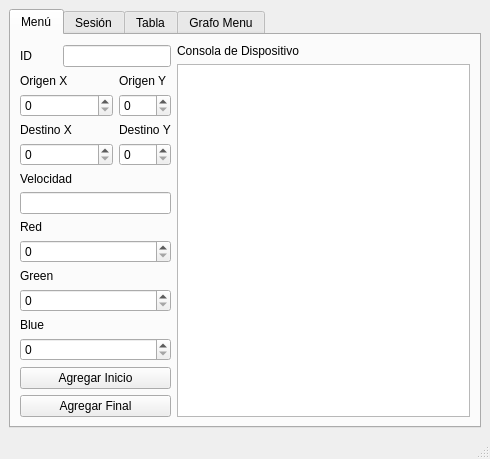
<?xml version="1.0" encoding="UTF-8"?>
<ui version="4.0">
 <class>MainWindow</class>
 <widget class="QMainWindow" name="MainWindow">
  <property name="geometry">
   <rect>
    <x>0</x>
    <y>0</y>
    <width>490</width>
    <height>458</height>
   </rect>
  </property>
  <property name="windowTitle">
   <string>MainWindow</string>
  </property>
  <widget class="QWidget" name="centralwidget">
   <layout class="QVBoxLayout" name="verticalLayout">
    <item>
     <widget class="QTabWidget" name="tabWidget">
      <property name="currentIndex">
       <number>0</number>
      </property>
      <widget class="QWidget" name="tab">
       <attribute name="title">
        <string>Menú</string>
       </attribute>
       <layout class="QGridLayout" name="gridLayout">
        <item row="1" column="3" rowspan="15">
         <widget class="QPlainTextEdit" name="firstConsole"/>
        </item>
        <item row="9" column="0" colspan="3">
         <widget class="QSpinBox" name="agregarRed">
          <property name="maximum">
           <number>255</number>
          </property>
         </widget>
        </item>
        <item row="13" column="0" colspan="3">
         <widget class="QSpinBox" name="agregarBlue">
          <property name="maximum">
           <number>255</number>
          </property>
         </widget>
        </item>
        <item row="15" column="0" colspan="3">
         <widget class="QPushButton" name="agregaFinalButton">
          <property name="minimumSize">
           <size>
            <width>137</width>
            <height>0</height>
           </size>
          </property>
          <property name="text">
           <string>Agregar Final</string>
          </property>
         </widget>
        </item>
        <item row="0" column="3">
         <widget class="QLabel" name="Consola_de_Dispositivo_Lbl">
          <property name="text">
           <string>Consola de Dispositivo</string>
          </property>
         </widget>
        </item>
        <item row="5" column="0" colspan="2">
         <widget class="QSpinBox" name="agregarDestinoX">
          <property name="maximum">
           <number>500</number>
          </property>
         </widget>
        </item>
        <item row="11" column="0" colspan="3">
         <widget class="QSpinBox" name="agregarGreen">
          <property name="maximum">
           <number>255</number>
          </property>
         </widget>
        </item>
        <item row="0" column="0" rowspan="2">
         <widget class="QLabel" name="label_9">
          <property name="text">
           <string>ID</string>
          </property>
         </widget>
        </item>
        <item row="3" column="0" colspan="2">
         <widget class="QSpinBox" name="agregarOrigenX">
          <property name="maximum">
           <number>500</number>
          </property>
         </widget>
        </item>
        <item row="2" column="0" colspan="2">
         <widget class="QLabel" name="label_7">
          <property name="text">
           <string>Origen X</string>
          </property>
         </widget>
        </item>
        <item row="8" column="0">
         <widget class="QLabel" name="label_4">
          <property name="text">
           <string>Red</string>
          </property>
         </widget>
        </item>
        <item row="4" column="2">
         <widget class="QLabel" name="label_2">
          <property name="text">
           <string>Destino Y</string>
          </property>
         </widget>
        </item>
        <item row="5" column="2">
         <widget class="QSpinBox" name="agregarDestinoY">
          <property name="maximum">
           <number>500</number>
          </property>
         </widget>
        </item>
        <item row="2" column="2">
         <widget class="QLabel" name="label_8">
          <property name="text">
           <string>Origen Y</string>
          </property>
         </widget>
        </item>
        <item row="14" column="0" colspan="3">
         <widget class="QPushButton" name="agregarInicioButton">
          <property name="minimumSize">
           <size>
            <width>137</width>
            <height>0</height>
           </size>
          </property>
          <property name="text">
           <string>Agregar Inicio</string>
          </property>
         </widget>
        </item>
        <item row="0" column="1" rowspan="2" colspan="2">
         <widget class="QLineEdit" name="agregarID">
          <property name="inputMethodHints">
           <set>Qt::ImhDigitsOnly|Qt::ImhPreferNumbers</set>
          </property>
         </widget>
        </item>
        <item row="7" column="0" colspan="3">
         <widget class="QLineEdit" name="agregarVelocidad">
          <property name="inputMethodHints">
           <set>Qt::ImhDigitsOnly|Qt::ImhPreferNumbers</set>
          </property>
         </widget>
        </item>
        <item row="4" column="0" colspan="2">
         <widget class="QLabel" name="label">
          <property name="text">
           <string>Destino X</string>
          </property>
         </widget>
        </item>
        <item row="10" column="0" colspan="2">
         <widget class="QLabel" name="label_5">
          <property name="text">
           <string>Green</string>
          </property>
         </widget>
        </item>
        <item row="6" column="0" colspan="2">
         <widget class="QLabel" name="label_3">
          <property name="text">
           <string>Velocidad</string>
          </property>
         </widget>
        </item>
        <item row="12" column="0">
         <widget class="QLabel" name="label_6">
          <property name="text">
           <string>Blue</string>
          </property>
         </widget>
        </item>
        <item row="3" column="2">
         <widget class="QSpinBox" name="agregarOrigenY">
          <property name="maximum">
           <number>500</number>
          </property>
         </widget>
        </item>
       </layout>
      </widget>
      <widget class="QWidget" name="tab_2">
       <attribute name="title">
        <string>Sesión</string>
       </attribute>
       <widget class="QPushButton" name="leerArchivoButton">
        <property name="geometry">
         <rect>
          <x>20</x>
          <y>80</y>
          <width>171</width>
          <height>23</height>
         </rect>
        </property>
        <property name="text">
         <string>Leer archivo</string>
        </property>
       </widget>
       <widget class="QPushButton" name="guardarSesionButton">
        <property name="geometry">
         <rect>
          <x>20</x>
          <y>30</y>
          <width>171</width>
          <height>23</height>
         </rect>
        </property>
        <property name="text">
         <string>Guardar sesión actual</string>
        </property>
       </widget>
       <widget class="QPlainTextEdit" name="secondConsole">
        <property name="geometry">
         <rect>
          <x>230</x>
          <y>20</y>
          <width>231</width>
          <height>371</height>
         </rect>
        </property>
       </widget>
       <widget class="QLabel" name="Consola_de_Dispositivo_Lbl2">
        <property name="geometry">
         <rect>
          <x>230</x>
          <y>0</y>
          <width>151</width>
          <height>16</height>
         </rect>
        </property>
        <property name="text">
         <string>Consola de Dispositivo</string>
        </property>
       </widget>
       <widget class="QPushButton" name="abrirGraficadorButton">
        <property name="geometry">
         <rect>
          <x>20</x>
          <y>350</y>
          <width>171</width>
          <height>23</height>
         </rect>
        </property>
        <property name="text">
         <string>Abrir Graficador</string>
        </property>
       </widget>
       <widget class="QPushButton" name="abrirGraficadorButtonButOnlyPointsButton">
        <property name="geometry">
         <rect>
          <x>20</x>
          <y>320</y>
          <width>171</width>
          <height>23</height>
         </rect>
        </property>
        <property name="text">
         <string>Abrir Graf. pero solo ver Puntos</string>
        </property>
       </widget>
       <widget class="QPushButton" name="abrirGraficadorButtonButNearestPoints">
        <property name="geometry">
         <rect>
          <x>20</x>
          <y>290</y>
          <width>171</width>
          <height>23</height>
         </rect>
        </property>
        <property name="text">
         <string>Abrir Graf. Puntos Cercanos -  FB</string>
        </property>
       </widget>
      </widget>
      <widget class="QWidget" name="tab_3">
       <attribute name="title">
        <string>Tabla</string>
       </attribute>
       <widget class="QTableWidget" name="consolaTabla">
        <property name="geometry">
         <rect>
          <x>5</x>
          <y>11</y>
          <width>451</width>
          <height>351</height>
         </rect>
        </property>
       </widget>
       <widget class="QLineEdit" name="barraDeBusqueda">
        <property name="geometry">
         <rect>
          <x>0</x>
          <y>370</y>
          <width>281</width>
          <height>21</height>
         </rect>
        </property>
       </widget>
       <widget class="QPushButton" name="busquedaButton">
        <property name="geometry">
         <rect>
          <x>370</x>
          <y>370</y>
          <width>75</width>
          <height>20</height>
         </rect>
        </property>
        <property name="text">
         <string>Buscar</string>
        </property>
       </widget>
       <widget class="QPushButton" name="refrescarButton">
        <property name="geometry">
         <rect>
          <x>290</x>
          <y>370</y>
          <width>75</width>
          <height>20</height>
         </rect>
        </property>
        <property name="text">
         <string>Refrescar</string>
        </property>
       </widget>
      </widget>
      <widget class="QWidget" name="tab_4">
       <attribute name="title">
        <string>Grafo Menu</string>
       </attribute>
       <widget class="QPlainTextEdit" name="thirdConsole">
        <property name="geometry">
         <rect>
          <x>233</x>
          <y>20</y>
          <width>231</width>
          <height>371</height>
         </rect>
        </property>
       </widget>
       <widget class="QLabel" name="label_10">
        <property name="geometry">
         <rect>
          <x>230</x>
          <y>0</y>
          <width>121</width>
          <height>16</height>
         </rect>
        </property>
        <property name="text">
         <string>Lista de Adyacencia</string>
        </property>
       </widget>
       <widget class="QPushButton" name="generarListaAdyacenciaButton">
        <property name="geometry">
         <rect>
          <x>30</x>
          <y>360</y>
          <width>161</width>
          <height>23</height>
         </rect>
        </property>
        <property name="text">
         <string>Generar Lista de Adyacencia</string>
        </property>
       </widget>
       <widget class="QPushButton" name="abrirGraficadorButtonKrusk">
        <property name="geometry">
         <rect>
          <x>30</x>
          <y>330</y>
          <width>161</width>
          <height>23</height>
         </rect>
        </property>
        <property name="text">
         <string>Abrir Graf. Algoritmo de Kruskal</string>
        </property>
       </widget>
       <widget class="QPushButton" name="abrirGraficadorButtonPrimm">
        <property name="geometry">
         <rect>
          <x>30</x>
          <y>300</y>
          <width>161</width>
          <height>23</height>
         </rect>
        </property>
        <property name="text">
         <string>Abrir Graf. Algoritmo de Primm</string>
        </property>
       </widget>
      </widget>
     </widget>
    </item>
   </layout>
  </widget>
  <widget class="QStatusBar" name="statusbar"/>
 </widget>
 <resources/>
 <connections/>
</ui>
